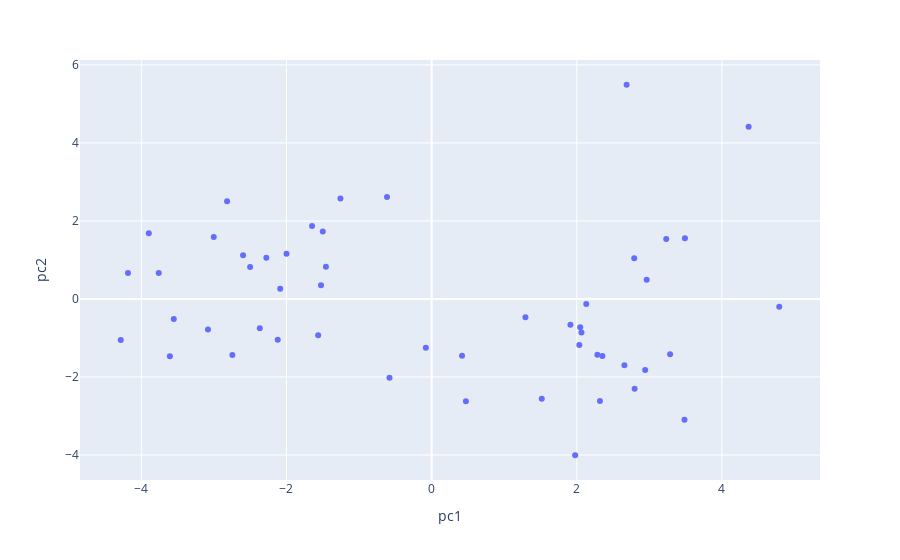

The code cell stored with this chart in its notebook:
### Markdown cell above
<br/>

<hr style="border: 1px solid #fdb515;" />

### Question 7b

To address Problem 2, we can turn to Plotly. The below cell uses these Plotly guides ([example 1](https://plot.ly/python/text-and-annotations/), [example 2](https://plotly.com/python/hover-text-and-formatting/#disabling-or-customizing-hover-of-columns-in-plotly-express)) to create a scatter plot of the jittered .

### Code cell
# just run this cell
import plotly.express as px

# get the state names from the standardized dataframe's index
first_2_pcs_jittered['state'] = df_standardized.index

# show state names on hover
fig = px.scatter(first_2_pcs_jittered, x="pc1", y="pc2",
                hover_data={"state": True}); 

fig.show();

### Figure 1 — Plotly figure (JSON) as saved in the notebook; plotly's stock layout.template omitted (floating-point values rounded to 4 significant figures)
{"data": [{"customdata": [["Alabama"], ["Alaska"], ["Arizona"], ["Arkansas"], ["California"], ["Colorado"], ["Connecticut"], ["Delaware"], ["D.C."], ["Florida"], ["Georgia"], ["Hawaii"], ["Idaho"], ["Illinois"], ["Indiana"], ["Iowa"], ["Kansas"], ["Kentucky"], ["Louisiana"], ["Maine"], ["Maryland"], ["Massachusetts"], ["Michigan"], ["Minnesota"], ["Mississippi"], ["Missouri"], ["Montana"], ["Nebraska"], ["Nevada"], ["New Hampshire"], ["New Jersey"], ["New Mexico"], ["New York"], ["North Carolina"], ["North Dakota"], ["Ohio"], ["Oklahoma"], ["Oregon"], ["Pennsylvania"], ["Rhode Island"], ["South Carolina"], ["South Dakota"], ["Tennessee"], ["Texas"], ["Utah"], ["Vermont"], ["Virginia"], ["Washington"], ["West Virginia"], ["Wisconsin"], ["Wyoming"]], "hovertemplate": "pc1=%{x}<br>pc2=%{y}<br>state=%{customdata[0]}<extra></extra>", "legendgroup": "", "marker": {"color": "#636efa", "symbol": "circle"}, "mode": "markers", "name": "", "orientation": "v", "showlegend": false, "type": "scatter", "x": [-1.648, -2.087, -2.746, -2.278, 2.353, 2.035, 2.065, 3.484, 4.368, 0.4194, -1.256, 2.943, -3.082, 2.284, -1.524, -0.07949, -2.598, -1.5, -2.12, 2.797, 3.233, 2.792, 1.913, 2.687, -4.184, -1.456, -2.819, -3.553, 0.4725, 1.978, 1.518, 2.047, 2.963, -1.563, -4.284, 1.293, -3.606, 3.286, 2.32, 3.49, -1.999, -2.501, -3.002, -3.897, -3.76, 2.657, -0.5806, 4.79, -0.6146, 2.131, -2.368], "xaxis": "x", "y": [1.87, 0.2585, -1.439, 1.059, -1.46, -1.178, -0.8622, -3.1, 4.412, -1.458, 2.574, -1.824, -0.7812, -1.433, 0.3499, -1.251, 1.123, 1.73, -1.044, -2.304, 1.535, 1.041, -0.6626, 5.491, 0.6662, 0.8227, 2.508, -0.5116, -2.621, -4.007, -2.557, -0.7271, 0.4904, -0.9277, -1.051, -0.4714, -1.467, -1.415, -2.616, 1.555, 1.16, 0.8175, 1.591, 1.685, 0.6653, -1.698, -2.02, -0.1991, 2.614, -0.1302, -0.7482], "yaxis": "y"}], "layout": {"legend": {"tracegroupgap": 0}, "margin": {"t": 60}, "xaxis": {"anchor": "y", "domain": [0, 1], "title": {"text": "pc1"}}, "yaxis": {"anchor": "x", "domain": [0, 1], "title": {"text": "pc2"}}}}
